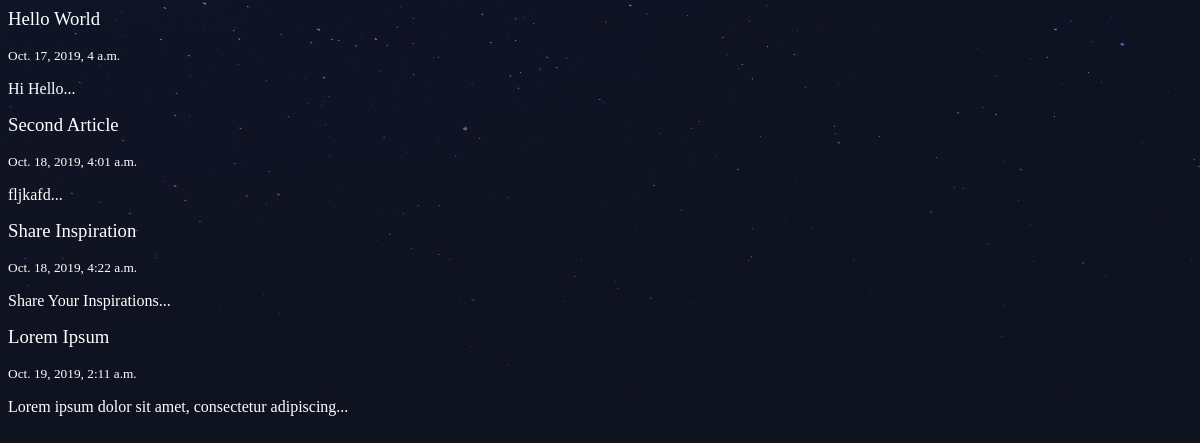
The page /articles/ on the database as committed earlier.
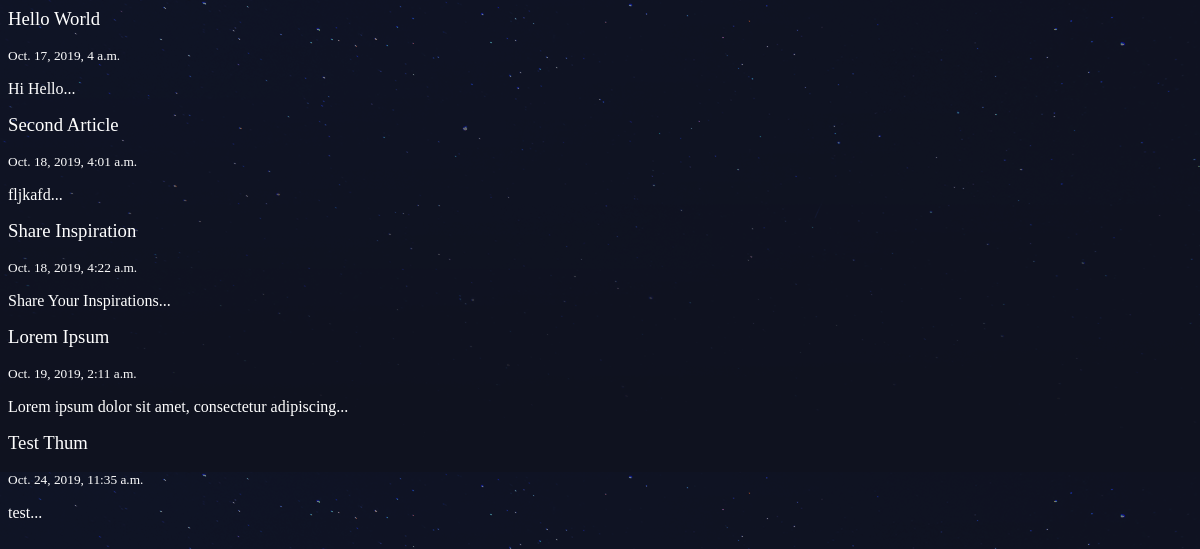
The same page on the database as committed later.
### articles/models.py (models this page shows, shortened)
class Article(models.Model):
    title = models.CharField(max_length=100)
    slug = models.SlugField()
    body = models.TextField()
    date = models.DateTimeField(auto_now_add=True)
    thum = models.ImageField(default='default.png', blank=True)
    def snippet(self):
        return self.body[:50] + "..."

### articles/views.py (the view)
# urls.py: path('', views.article_list, name='list'),
def article_list(request):
    articles = Article.objects.all()
    context = {
        'articles': articles
    }
    return render(request, 'articles/article_list.html', context)

### templates/articles/article_list.html
{% extends 'base.html' %}
{% block content %}
    {% for article in articles %}
        <div class="article">
            <h3><a href="{% url 'article:detail' article.slug %}">{{ article.title }}</a></h3>
            <p><small>{{ article.date }}</small></p>
            <p>{{ article.snippet }}</p>
        </div>
    {% endfor %}
{% endblock content  %}

Rows that differ between the two databases and show on the page:
added Article: title "Test Thum", date "Oct. 24, 2019, 11:35 a.m.", snippet "test..."
